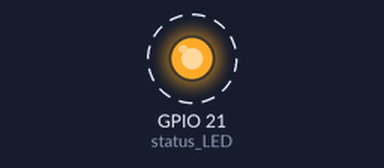
Simulated run of this sketch. Board: ESP32-S3. Parts: output pins drawn as LEDs (lit = HIGH). Dashed ring = blinking. Pins used as bus, display or sensor lines are not drawn; what the sketch prints to the serial monitor is not drawn.

Above: at 0.93 s.
Timing chart, 0 to 3.8 s (numbered marks = the images above):
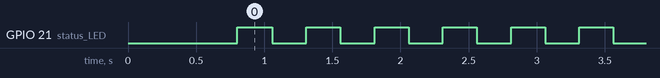

Measured:
- by itself, GPIO 21 (status_LED): alternates HIGH for 0.25 s and LOW for 0.25 s

The sketch:

imu_spi_test.ino
```cpp
// =============================================================================
//  imu_spi_test.ino  --  MINIMAL bring-up test: talk to the IIM-42652 over SPI.
//
//  Goal: prove the SPI WIRING works before writing a full driver. It just reads
//  the WHO_AM_I register (0x75), which must return 0x6F on an IIM-42652. If you
//  see 0x6F, the bus + wiring are good and we can build the real SPI driver.
//
//  WHY SPI MODE "just works": the IIM-42652 auto-selects its interface — the FIRST
//  falling edge on CS switches it into SPI mode (and disables I2C) until the next
//  power cycle. So no config register is needed; toggling CS is enough.
//
//  BOARD SETTINGS: ESP32S3 Dev Module, USB CDC On Boot: Enabled, Serial @ 115200.
// =============================================================================
#include <Arduino.h>
#include <SPI.h>

// >>>>>>>>>>>>>>>  YOUR WIRING (ESP32-S3 JTAG-function pins)  <<<<<<<<<<<<<<<<<<
//  Mapped from the JTAG names you gave: clock=MTCK(39), data-in=MTDI(41) -> MOSI,
//  data-out=MTDO(40) -> MISO, mode-select=MTMS(42) -> CS.
//  If WHO_AM_I doesn't read, the most likely fix is swapping MOSI(41) <-> MISO(40).
const int PIN_SCLK = 39;   // MTCK -> IMU SCLK  (serial clock)
const int PIN_MOSI = 41;   // MTDI -> IMU SDI   (data INTO the IMU)   [MOSI]
const int PIN_MISO = 40;   // MTDO -> IMU SDO   (data OUT of the IMU) [MISO]
const int PIN_CS   = 42;   // MTMS -> IMU CS    (chip select)
// ----------------------------------------------------------------------------

// IIM-42652 register map (same as the I2C library uses)
static const uint8_t REG_WHO_AM_I = 0x75;   // should read 0x6F
static const uint8_t CHIP_ID      = 0x6F;

SPIClass spi(FSPI);
// 1 MHz is slow + safe for a wiring test (the chip allows up to 24 MHz). InvenSense
// parts use SPI mode 0 or 3 — we use mode 3 here; if WHO_AM_I is wrong, try mode 0.
static SPISettings cfg(1000000, MSBFIRST, SPI_MODE3);

uint8_t readReg(uint8_t reg) {
  spi.beginTransaction(cfg);
  digitalWrite(PIN_CS, LOW);
  spi.transfer(reg | 0x80);            // MSB=1 -> READ
  uint8_t v = spi.transfer(0x00);      // clock out the value
  digitalWrite(PIN_CS, HIGH);
  spi.endTransaction();
  return v;
}

void setup() {
  Serial.begin(115200);
#if ARDUINO_USB_CDC_ON_BOOT
  Serial.setTxTimeoutMs(0);
#endif
  delay(800);
  Serial.println();
  Serial.println("=== IIM-42652 SPI WHO_AM_I test ===");
  Serial.printf("pins: SCLK=%d  MOSI(SDI)=%d  MISO(SDO)=%d  CS=%d\n",
                PIN_SCLK, PIN_MOSI, PIN_MISO, PIN_CS);

  pinMode(21, OUTPUT);                  // status LED: proves the sketch is RUNNING
                                        // even if serial is mis-configured
  pinMode(PIN_CS, OUTPUT);
  digitalWrite(PIN_CS, HIGH);          // CS idle high
  spi.begin(PIN_SCLK, PIN_MISO, PIN_MOSI, PIN_CS);

  // A couple of CS toggles to make sure the chip has latched into SPI mode.
  for (int i = 0; i < 3; i++) { digitalWrite(PIN_CS, LOW); delayMicroseconds(10); digitalWrite(PIN_CS, HIGH); delayMicroseconds(10); }
}

void loop() {
  digitalWrite(21, HIGH);              // LED ON while we read
  uint8_t who = readReg(REG_WHO_AM_I);
  Serial.printf("WHO_AM_I = 0x%02X  (expect 0x%02X)  ->  %s\n",
                who, CHIP_ID,
                (who == CHIP_ID) ? "WIRING OK"
                : (who == 0x00 || who == 0xFF) ? "no response (check CS/MISO/power/mode)"
                : "got data but wrong ID (check MISO/mode 0 vs 3)");
  delay(250);
  digitalWrite(21, LOW);              // LED OFF -> visible 2 Hz blink = sketch alive
  delay(250);
}
```
